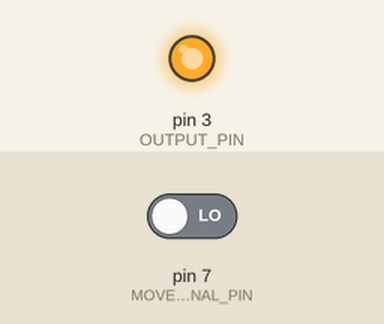
Bench run of a sketch on a simulated Arduino Uno, built with avr-gcc and run on an emulated ATmega328P. Parts: output pins drawn as LEDs (lit = HIGH). The inputs (shaded band) are chosen by the test bench; at power-on: pin 7 (MOVE_SIGNAL_PIN) LOW.

Above: at 0.1 s.
At 7.1 s:
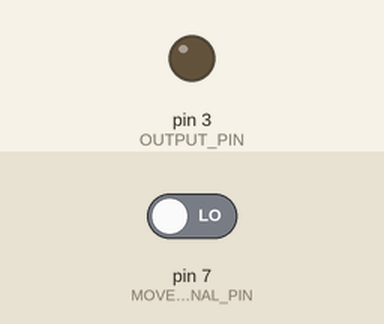
Timing chart, 0 to 8.6 s (numbered marks = the images above):
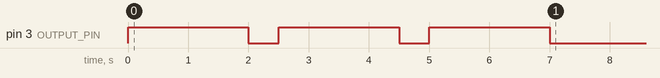

The sketch:

Motion.ino
```cpp
#define MOVE_SIGNAL_PIN 7
#define OUTPUT_PIN 3
#define WORKING_HOUR_FROM 0
#define WORKING_HOUR_TO 6
#define LIGHT_DURATION 150
//#define DIAGNOSTIC

#include "RTClib.h"
RTC_DS3231 rtc;

void setup()
{
  pinMode(MOVE_SIGNAL_PIN, INPUT);
  pinMode(OUTPUT_PIN, OUTPUT);
#ifdef DIAGNOSTIC
  Serial.begin(9600);
#endif

  if (! rtc.begin())
  {
#ifdef DIAGNOSTIC
    Serial.println("Couldn't find RTC");
    Serial.flush();
#endif
    abort();
  }
  else
  {
#ifdef DIAGNOSTIC
    Serial.println("RTC should working");
    Serial.flush();
#endif
  }
  if (rtc.lostPower())
  {
#ifdef DIAGNOSTIC
    Serial.println("RTC lost power, let's set the time!");
#endif
    rtc.adjust(DateTime(F(__DATE__), F(__TIME__)));
  }
  TestLight();
  digitalWrite(OUTPUT_PIN, LOW);
}

bool isLightOn = false;
bool previousIsMove = false;
int lightOnCounter = 0;


void LightOn()
{
  digitalWrite(OUTPUT_PIN, HIGH);
  #ifdef DIAGNOSTIC
     Serial.println("Light ON");
  #endif
}

void LightOff()
{
  digitalWrite(OUTPUT_PIN, LOW);
  #ifdef DIAGNOSTIC
     Serial.println("Light OFF");
  #endif
}
void Blink()
{
  LightOn();
  delay(2000);
  LightOff();
}

void TestLight()
{
  for (int i = 0; i < 3; i++)
  {
    Blink();
    delay(500);
  }
}

void loop() {


  bool isMove = digitalRead(MOVE_SIGNAL_PIN) == HIGH;

  if (isLightOn)
  {
    if (lightOnCounter < LIGHT_DURATION)
    {
      if (lightOnCounter > 130 && previousIsMove == false && isMove == true)
      {
        lightOnCounter -= 20;
      }
      else {
        lightOnCounter++;
      }
      delay(1000);
    }
    else
    {
      isLightOn = false;
      LightOff();
    }
  }
  else
  {
    if (previousIsMove == false && isMove == true)
    {
      DateTime now = rtc.now();
#ifdef DIAGNOSTIC
      Serial.print(now.year(), DEC);
      Serial.print('/');
      Serial.print(now.month(), DEC);
      Serial.print('/');
      Serial.print(now.day(), DEC);
      Serial.print(now.hour(), DEC);
      Serial.print(':');
      Serial.print(now.minute(), DEC);
      Serial.print(':');
      Serial.print(now.second(), DEC);
      Serial.println();
#endif

      if (now.hour() >= WORKING_HOUR_FROM && now.hour() < WORKING_HOUR_TO)
      {
        LightOn();
        isLightOn = true;
        lightOnCounter = 0;
      }

    }
    delay(200);
  }

  previousIsMove = isMove;
}
```
